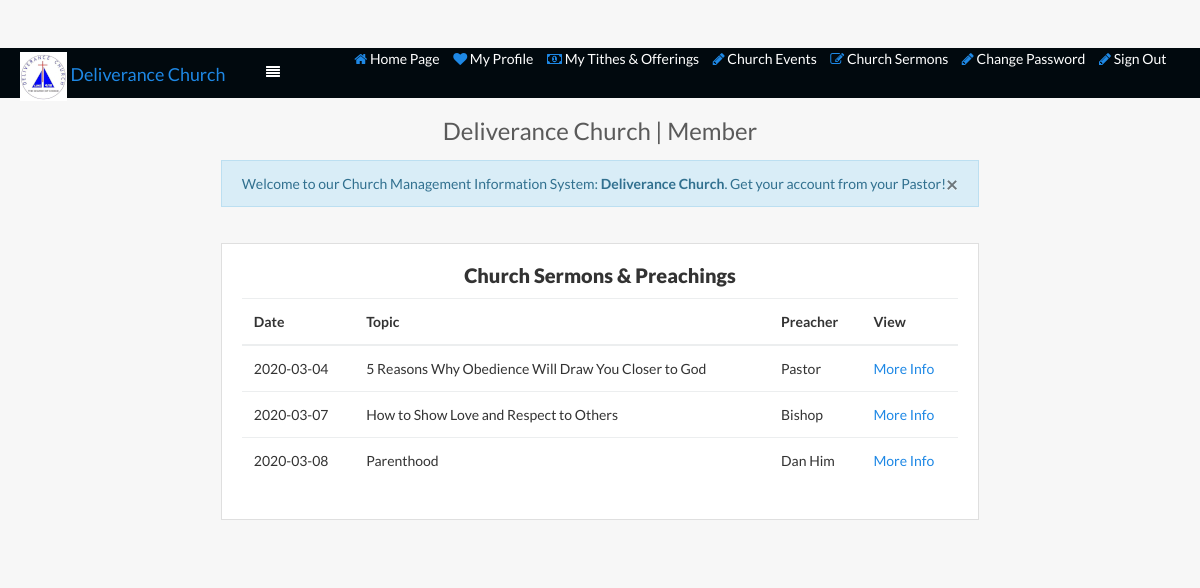
The page /members/sermons-all.php on the database its author committed.
### tables this page shows
CREATE TABLE `sermons` (
  `id` int(11) NOT NULL,
  `topic` text NOT NULL,
  `date` date NOT NULL,
  `sermon` text NOT NULL,
  `verse` text NOT NULL,
  `preacher` varchar(250) NOT NULL
);

### members/sermons-all.php (the view, shortened to what this page needs)
<?php include("inc/header.php");
include("inc/topnav.php");
$pagetitle = "Deliverance
         Church  | Member";
?>
<center>
    <div class="content-wrapper">
        <div class="content">
            <div class="row">
                <div class="col-lg-12">
                    <h4 class="card-title"><?php echo $pagetitle; ?></h4>
                    <p>
                        <div class="row-fluid">
                            <div class="span12">
                                <div class="alert alert-info">
                                    Welcome to our Church Management Information System: <strong>Deliverance Church</strong>. Get your account from your Pastor!
                                    <a href="#" data-dismiss="alert" class="close">×</a>
                                </div>
                    </p>
                </div>
            </div>
            <div class="row">
                <div class="col-lg-12">
                    <div class="card">
                        <div class="card-block">
                            <h5 class="text-bold card-title">Church Sermons & Preachings</h5>
                            <table class="table">
                                <thead>
                                    <tr>
                                        <th>Date</th>
                                        <th>Topic</th>
                                        <th>Preacher</th>
                                        <th>View</th>
                                    </tr>
                                </thead>
                                <tbody>
                                    <?php
                                    $conn = mysqli_connect('localhost', 'root', '', 'project');
                                    $table = mysqli_query($conn, 'SELECT * FROM sermons');
                                    while ($row = mysqli_fetch_array($table))
                                    {
                                        $id = $row['id']; ?>
                                        <tr>
                                            <td><?php echo $row['date']; ?></td>
                                            <td><?php echo $row['topic']; ?></td>
                                            <td><?php echo $row['preacher']; ?></td>
                                            <td> <a href='sermon-detail.php?sermonid=4'>More Info</a> </td>
                                        </tr>
                                    <?php }
                                    echo "</table>"; ?>
                        </div>
                    </div>
                </div>
            </div>
        </div>
    </div>
</center>

### members/assets/css/core.css (style rules this page uses)
.card { margin-bottom: 20px; margin-top: 20px; color: #333; border-radius: 0; }

### members/assets/css/components.css (style rules this page uses)
html, body { width: 100%; height: 100%; }
.content { padding: 20px 20px; }
.content:after { content: ''; display: table; clear: both; }
.content-wrapper { padding-bottom: 1.33333; width: 100%; }
@media (min-width: 768px) { .content-wrapper { display: table-cell; vertical-align: top; } }
.text-bold { font-weight: 800; }

### rows shown on the page
sermons: date "2020-03-04", topic "5 Reasons Why Obedience Will Draw You Closer to God", preacher "Pastor"
sermons: date "2020-03-07", topic "How to Show Love and Respect to Others", preacher "Bishop"
sermons: date "2020-03-08", topic "Parenthood", preacher "Dan Him"

### other values the page prints
$pagetitle "Deliverance Church | Member"
